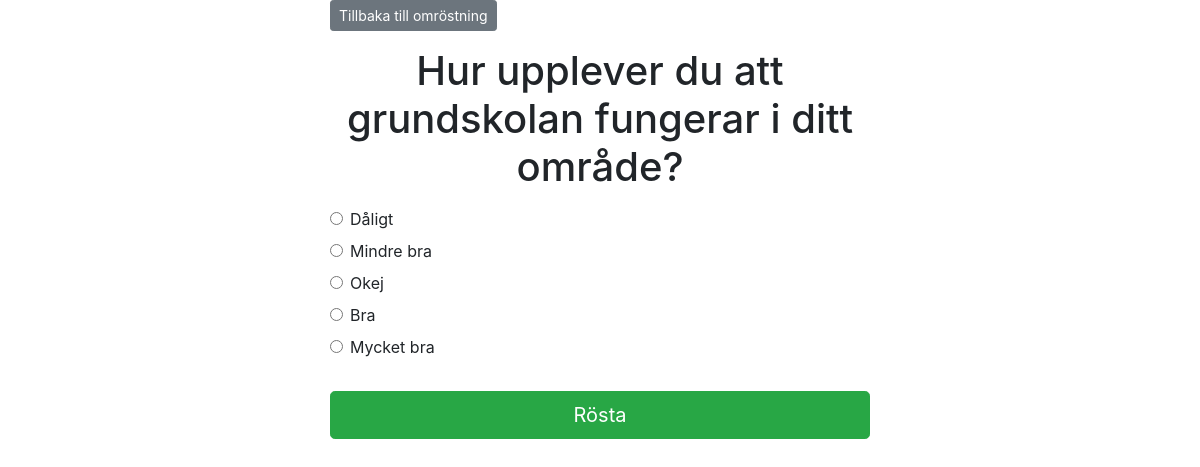
The app's page /polls/2/ with its own data.
### polls/models.py (models this page shows, shortened)
class Fraga(models.Model):
    fraga_text = models.CharField(max_length=200)

class Val(models.Model):
    fraga = models.ForeignKey(Fraga, on_delete=models.CASCADE)
    val_text = models.CharField(max_length=200)
    roster = models.IntegerField(default=0)

### polls/views.py (the view)
# urls.py: path('<int:fraga_id>/', views.detail, name='detail'),
def detail(request, fraga_id):
    try:
        fraga = Fraga.objects.get(pk=fraga_id)
    except Fraga.DoesNotExist:
        raise Http404("Frågan existerar inte")
    return render(request, 'polls/detail.html', {'fraga': fraga})

### templates/polls/detail.html (shortened to what this page needs)
{% extends 'base.html' %}
{% block content %}
<a class="btn btn-secondary btn-sm mb-3" href="{% url 'polls:index' %}">Tillbaka till omröstning</a>
<h1 class="text-center mb-3">{{ fraga.fraga_text }}</h1>
<form action="{% url 'polls:rosta' fraga.id %}" method="post">
	{% for val in fraga.val_set.all %}
		<div class="form-check">
			<input
				type="radio"
				name="val"
				class="form-check-input"
				id="val{{ forloop.counter }}"
				value="{{ val.id }}"
			/>
			<label for="val{{ forloop.counter }}">{{ val.val_text }}</label>
		</div>
	{% endfor %}
	<input type="submit" value="Rösta" class="btn btn-success btn-lg btn-block mt-4" />
</form>
{% endblock %}

### records on screen
Fraga: fraga_text "Hur upplever du att grundskolan fungerar i ditt område?"
Val: val_text "Dåligt"
Val: val_text "Mindre bra"
Val: val_text "Okej"
Val: val_text "Bra"
Val: val_text "Mycket bra"
